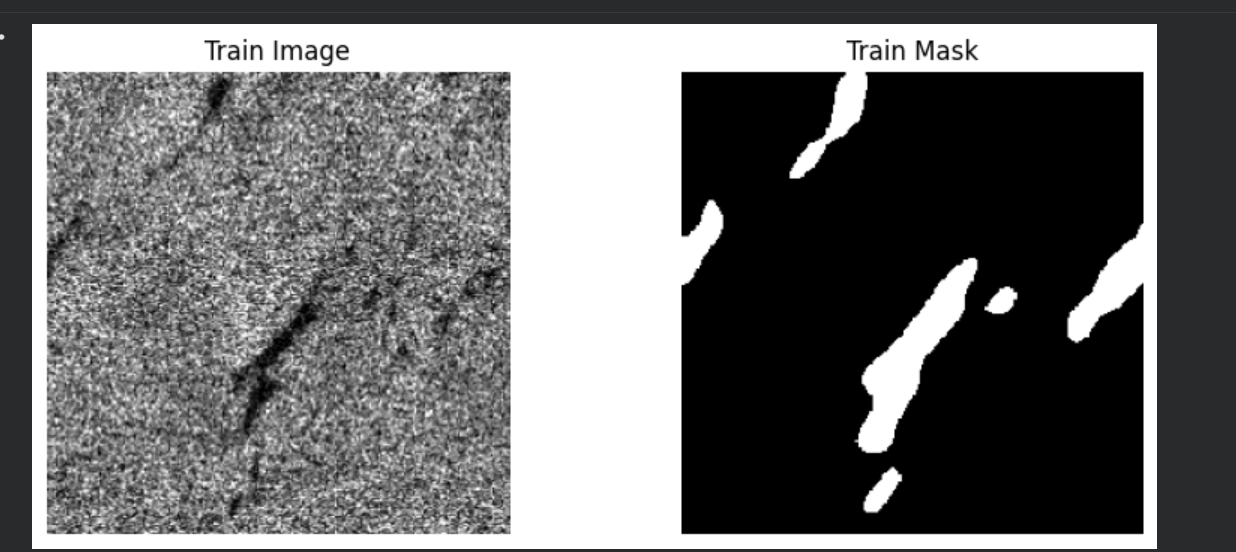
#> input picture images/Screenshot 2026-01-20 222534.png, 1236 x 552 px, found by its file name; its folder holds only this picture in this run
$ jupyter execute --allow-errors AI_Driven_System_for_Oil_Spill_Identification_and_Monitoring.ipynb   (shell and % lines are left out)
#> lines starting #> are read from the running program, lines starting #| are printed output that depends on the picture
<a href="https://colab.research.google.com/github/springboardmentor112r-Agri/Oil_Spill_Detection-/blob/Ritwik-Oil_Spill_Detection-/AI_Driven_System_for_Oil_Spill_Identification_and_Monitoring.ipynb" target="_parent"></a>

# EDA Tasks
# 1. Load and display a few images from the dataset
# 2. Visualize the corresponding masks
# 3. Check the image and mask dimensions
# 4. Observe SAR noise patterns and pixel intensity

[cell 1]
from google.colab import drive
drive.mount('/content/drive')

[cell 2]
import os

DATASET_PATH = "/content/drive/MyDrive/AI-Driven System for Oil Spill Identification and Monitoring/test"

image_dir = os.path.join(DATASET_PATH, "images")
mask_dir = os.path.join(DATASET_PATH, "masks")

print("Images:", len(os.listdir(image_dir)))
#> (the rest of this cell did not finish here and is left out)

[cell 3]
import cv2
import numpy as np
import matplotlib.pyplot as plt

image_files = sorted(os.listdir(image_dir))[:5]
#> (the rest of this cell did not finish here and is left out)

[cell 4]
img = cv2.imread(os.path.join(image_dir, image_files[0]))
#> img is the input picture: shape (552, 1236, 3); mean B, G, R 110.5, 110.2, 109.9
#> (the rest of this cell did not finish here and is left out)

[cell 5]
plt.figure(figsize=(5,4))
plt.hist(img.ravel(), bins=50)
plt.title("Pixel Intensity Distribution - SAR Image")
plt.xlabel("Intensity")
plt.ylabel("Frequency")
plt.show()
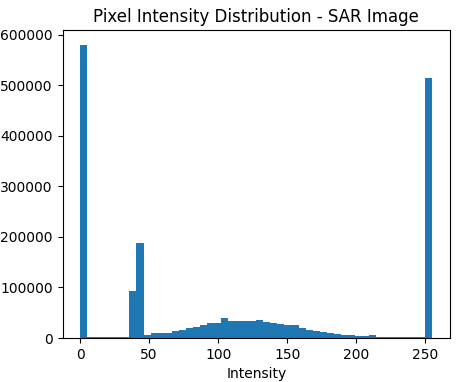
#> figure drawn by matplotlib, 1 panel; tallest bar 579927 high, from x = 0 to 5.1

[cell 6]
plt.figure(figsize=(5,5))
plt.imshow(img[60:160, 60:160])
plt.title("SAR Speckle Noise - Zoomed View")
plt.axis('off')
plt.show()
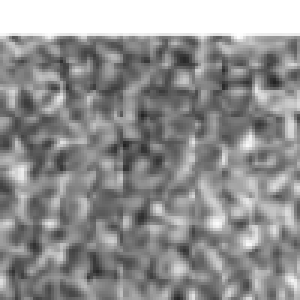
#> shown: shape (100, 100, 3) (shown 3 times larger); min 34, max 255, mean 145.6
